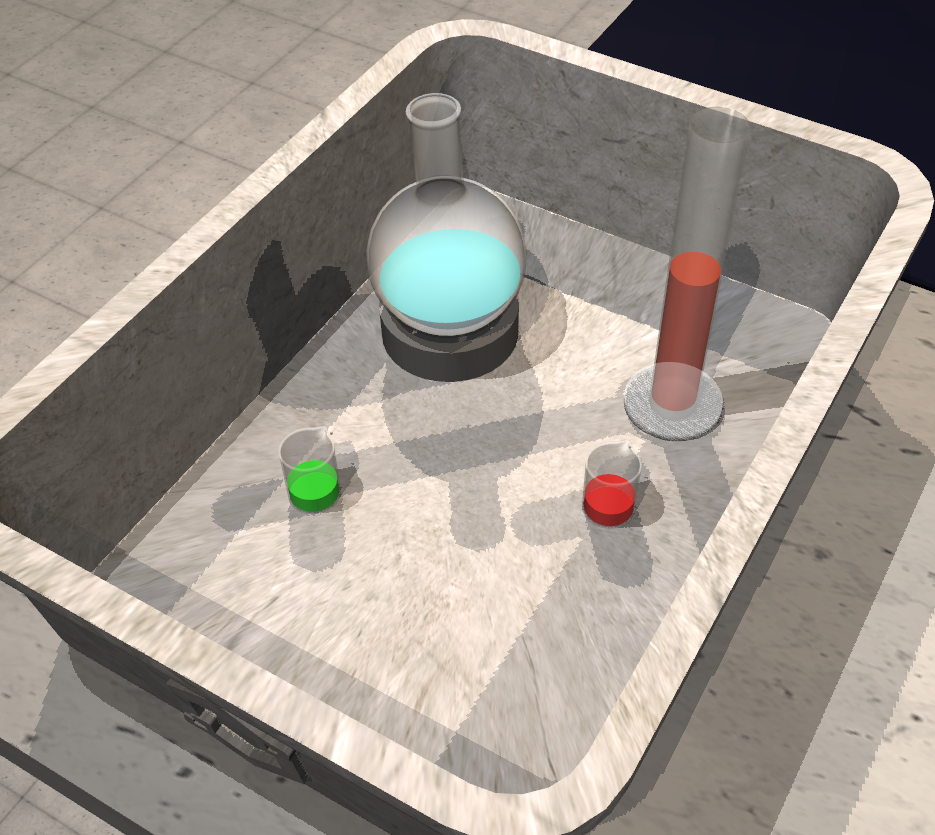
#> input picture rgb_1.png, 935 x 835 px
$ python masking.py
#> lines starting #> are read from the running program, lines starting #| are printed output that depends on the picture; after the words box and inside, x2 and y2 are one past the last pixel; in counts of white or black regions, pixels touching at a corner belong together; long printed decimals are rounded
import cv2 as cv
import numpy as np
import matplotlib.pyplot as plt

IMAGE_WIDTH = 200
IMAGE_HEIGHT = 200

# Read the image
image = cv.imread('rgb_1.png')
#> image is the input picture: shape (835, 935, 3); mean B, G, R 139.6, 147.8, 155.8
color = "red"
#rgb = cv.cvtColor(image, cv.COLOR_BGR2RGB)
blurred = cv.GaussianBlur(image, (11, 11), 0)
hsv = cv.cvtColor(blurred, cv.COLOR_BGR2HSV)
#> hsv: shape (835, 935, 3); mean H, S, V 21.4, 33.3, 157.7
# construct a mask for the color "green", then perform
# a series of dilations and erosions to remove any small
# blobs left in the mask
# we might want to add a series of color to identify e.g., green, blue, red, yellow.
if color == 'red':
    Lower = (0, 50, 50)
    Upper = (10, 255, 255)
elif color == 'green':
    Lower = (29, 86, 56)
    Upper = (64, 255, 255)
elif color == 'blue':
    Lower = (80, 50, 20)
    Upper = (100, 255, 255)
else:
    raise Warning('please define a valid color (red, gree, blue)')
mask = cv.inRange(hsv, Lower, Upper)
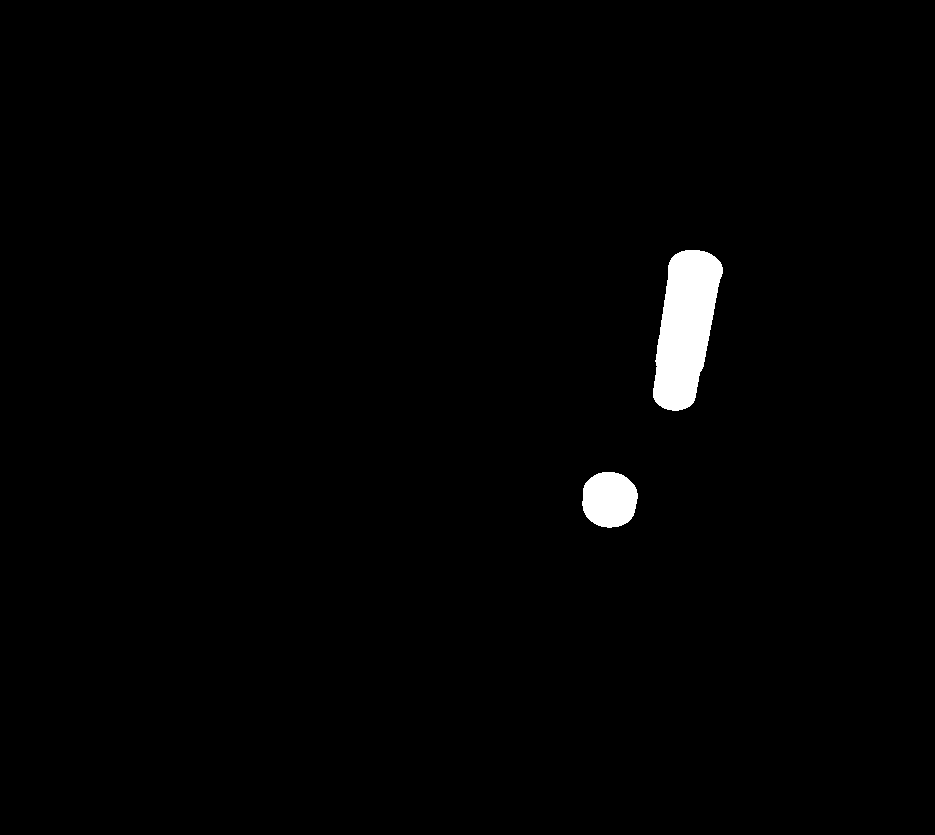
#> mask: shape (835, 935); 1.3% white; 2 white regions, box (x1, y1, x2, y2) and area: (653, 250, 723, 411) 7609, (582, 472, 638, 528) 2508
mask = cv.erode(mask, None, iterations=2)
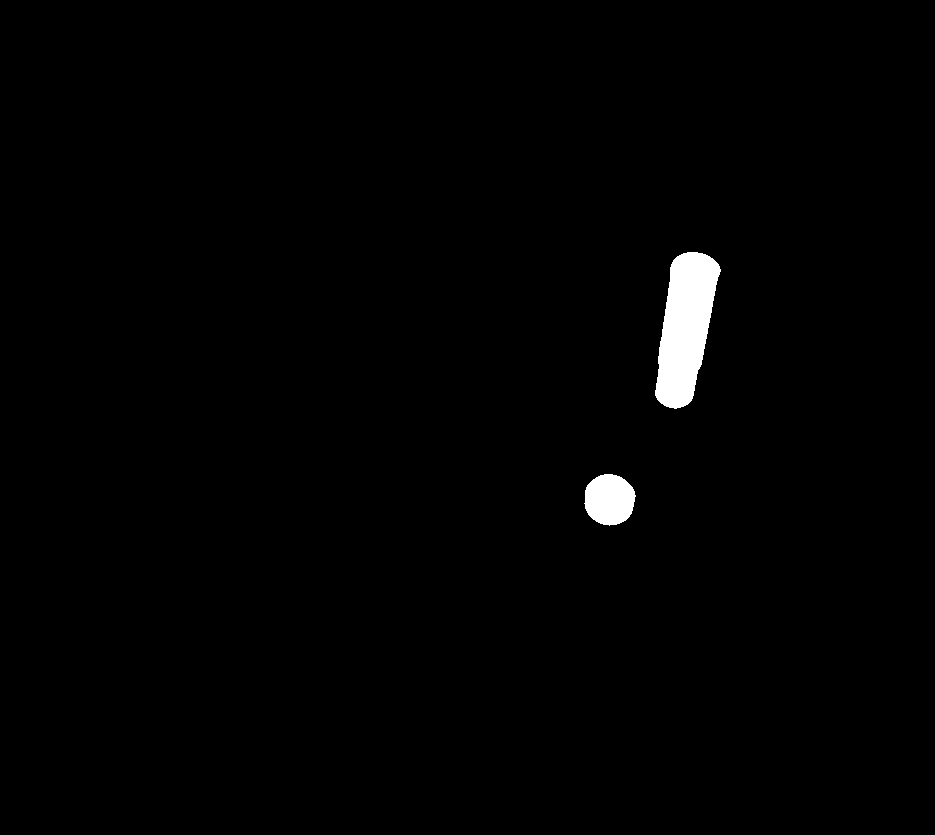
#> mask: shape (835, 935); 1.1% white; 2 white regions, box (x1, y1, x2, y2) and area: (655, 252, 721, 409) 6695, (584, 474, 636, 526) 2076
mask = cv.dilate(mask, None, iterations=2)
#> mask: shape (835, 935); 1.3% white; 2 white regions, box (x1, y1, x2, y2) and area: (653, 250, 723, 411) 7607, (582, 472, 638, 528) 2508
#print(mask.shape, rgb.shape)

#define the grasping rectangle
x1, y1 = int(53/200 * IMAGE_WIDTH), 0
x2, y2 = int(156/200 * IMAGE_WIDTH), int(68/200 * IMAGE_HEIGHT)

cv.rectangle(image, (x1, 0), (x2, y2), (0, 0, 255), thickness=2)
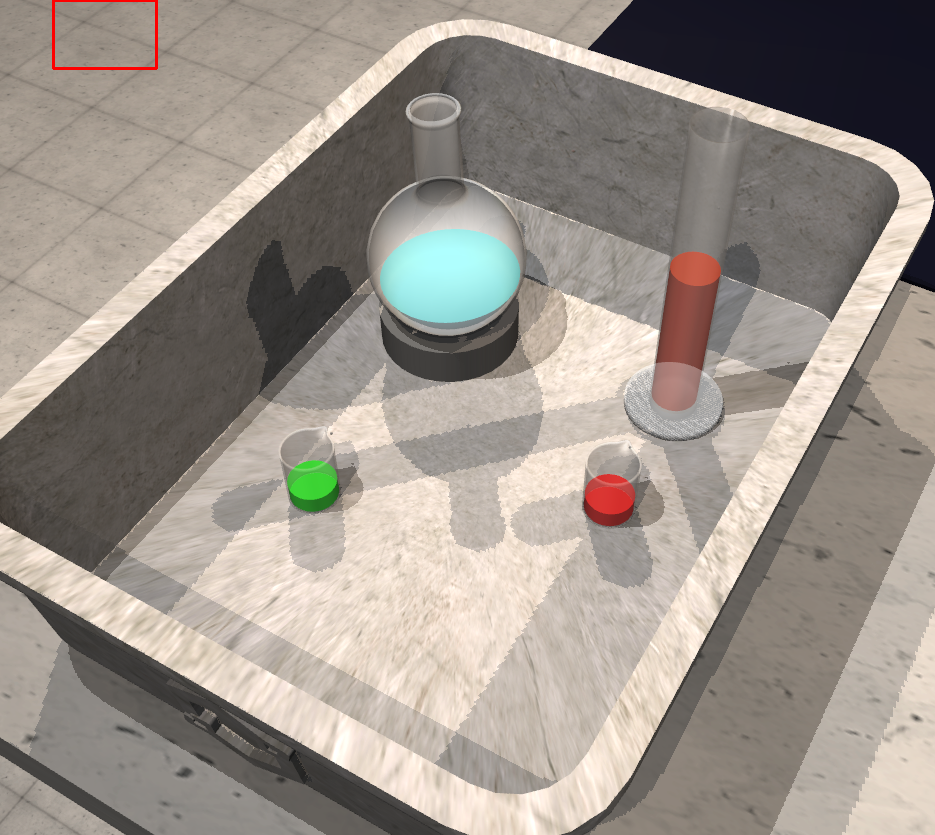
#> image: shape (835, 935, 3); 0.12% of pixels changed, all inside (x1, y1, x2, y2) = (52, 0, 158, 70)
cv.rectangle(mask, (x1, 0), (x2, y2), 255, thickness=1)
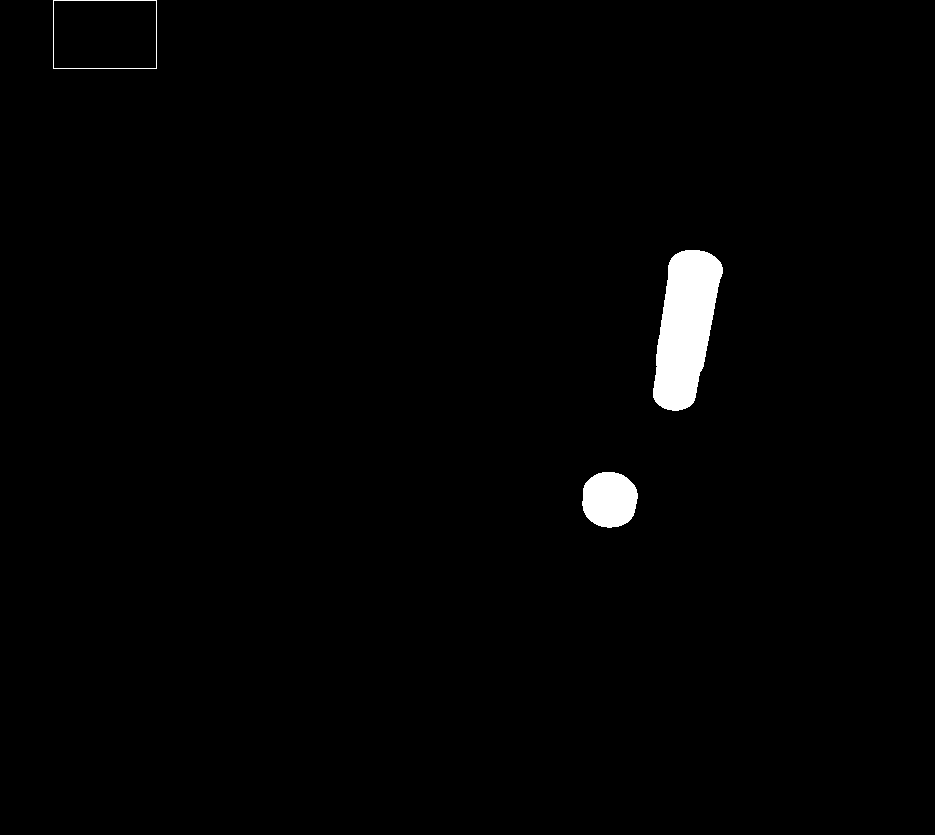
#> mask: shape (835, 935); 1.3% white; 3 white regions, box (x1, y1, x2, y2) and area: (653, 250, 723, 411) 7607, (582, 472, 638, 528) 2508, (53, 0, 157, 69) 342

roi = mask[y1:y2, x1:x2]
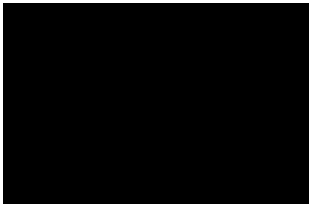
#> roi: shape (68, 103) (shown 3 times larger); 2.4% white in thin lines or dots
white_pixels = np.sum(roi == 255)
#> white_pixels = 170
total_pixels = roi.size
#> total_pixels = 7004
pixel_perc = (white_pixels / total_pixels) * 100
#> pixel_perc = 2.43
total_pix = (np.sum(mask==255)/mask.size) * 100
#> total_pix = 1.34
print(total_pix)
#| 1.339
#print(f"Percentage of white pixels in the rectangle: {self.pixel_perc:.2f}%")

#cv.circle(rgb, (self.cx, self.cy), 5, (255, 0, 0), -1)
#cv.circle(rgb, (105, 34, ), 5, (0, 255, 0), -1)
cv.imshow("rbg", image)# cv.cvtColor(rgb, cv.COLOR_BGR2RGB))
cv.imshow("mask", mask)
#cv.imshow('Inverted Colored Depth', depth_normalized)
cv.waitKey(1)
cv.waitKey(delay=5000)
# cv.destroyAllWindows()
cv.imwrite('mask_1.png', mask)

$ run again, with image.png copied over rgb_1.png
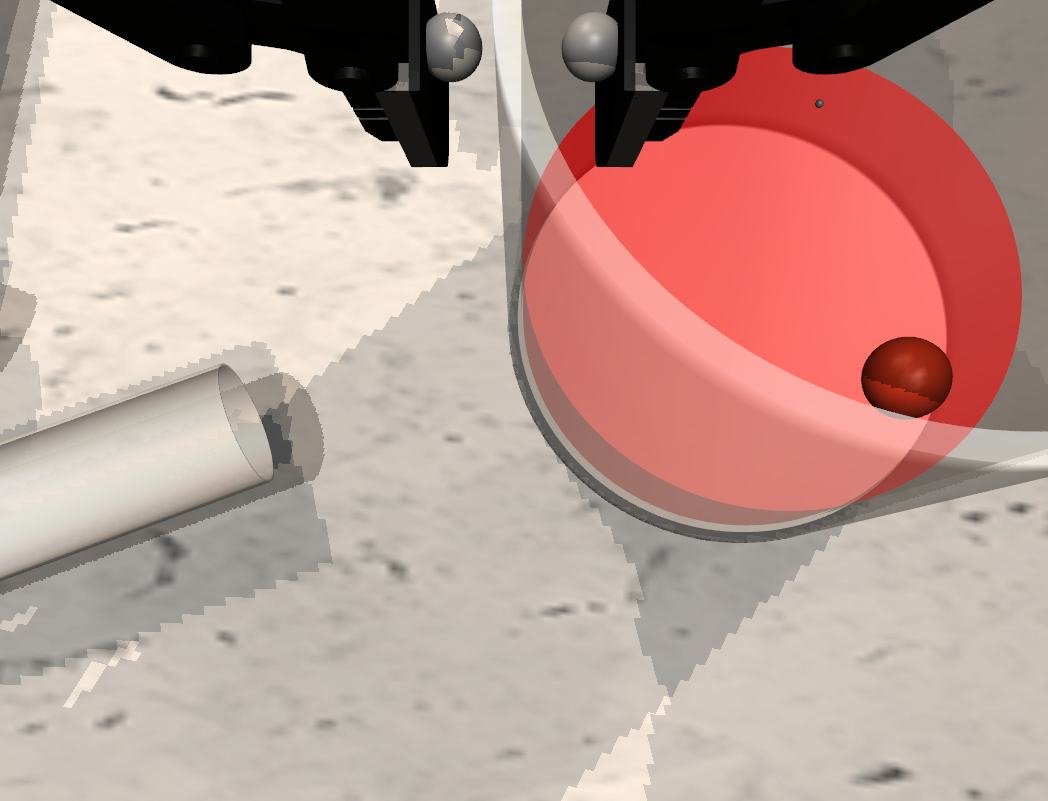
#> input picture image.png, 1048 x 801 px
#> image is the input picture: shape (801, 1048, 3); mean B, G, R 148.6, 157, 188.4
#> hsv: shape (801, 1048, 3); mean H, S, V 13.4, 53.8, 188.4
#> `cv.rectangle(image, (x1, 0), (x2, y2), (0, 0, 255), thickness=2)`:
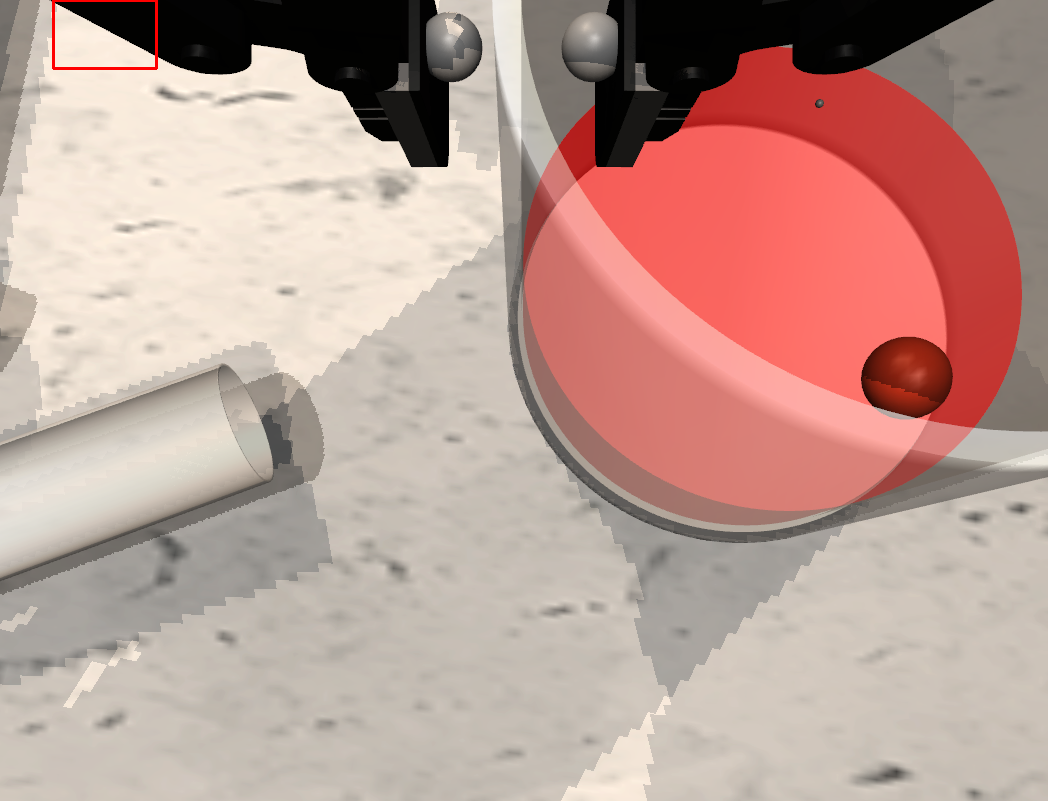
#> image: shape (801, 1048, 3); 0.11% of pixels changed, all inside (x1, y1, x2, y2) = (52, 0, 158, 70)
#> `cv.rectangle(mask, (x1, 0), (x2, y2), 255, thickness=1)`:
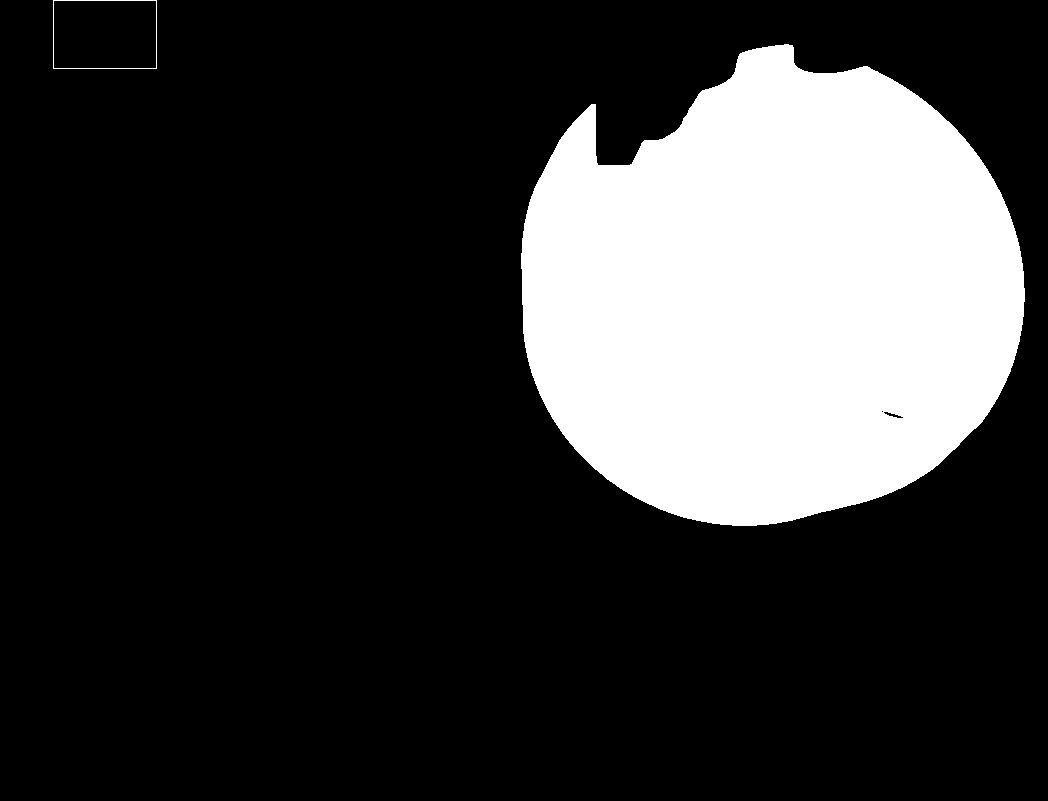
#> mask: shape (801, 1048); 21.8% white; 2 white regions, box (x1, y1, x2, y2) and area: (521, 44, 1025, 526) 182493, (53, 0, 157, 69) 342
#> roi: shape (68, 103); 2.4% white in thin lines or dots
#> white_pixels = 170
#> pixel_perc = 2.43
#> total_pix = 21.78
#| 21.780

$ run again, with image_rbf.png copied over rgb_1.png
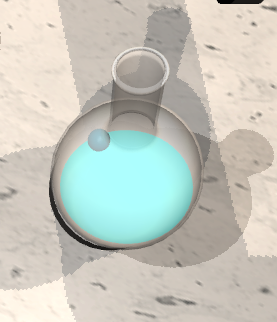
#> input picture image_rbf.png, 277 x 322 px
#> image is the input picture: shape (322, 277, 3); mean B, G, R 190.5, 200.2, 198.1
#> hsv: shape (322, 277, 3); mean H, S, V 26.3, 32, 208.2
#> `cv.rectangle(image, (x1, 0), (x2, y2), (0, 0, 255), thickness=2)`:
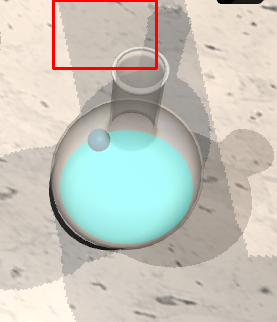
#> image: shape (322, 277, 3); 1.03% of pixels changed, all inside (x1, y1, x2, y2) = (52, 0, 158, 70)
#> `cv.rectangle(mask, (x1, 0), (x2, y2), 255, thickness=1)`:
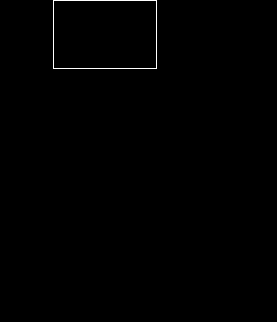
#> mask: shape (322, 277); 0.38% white in thin lines or dots, all inside (x1, y1, x2, y2) = (53, 0, 157, 69)
#> roi: shape (68, 103); 2.4% white in thin lines or dots
#> white_pixels = 170
#> pixel_perc = 2.43
#> total_pix = 0.383
#| 0.3834
